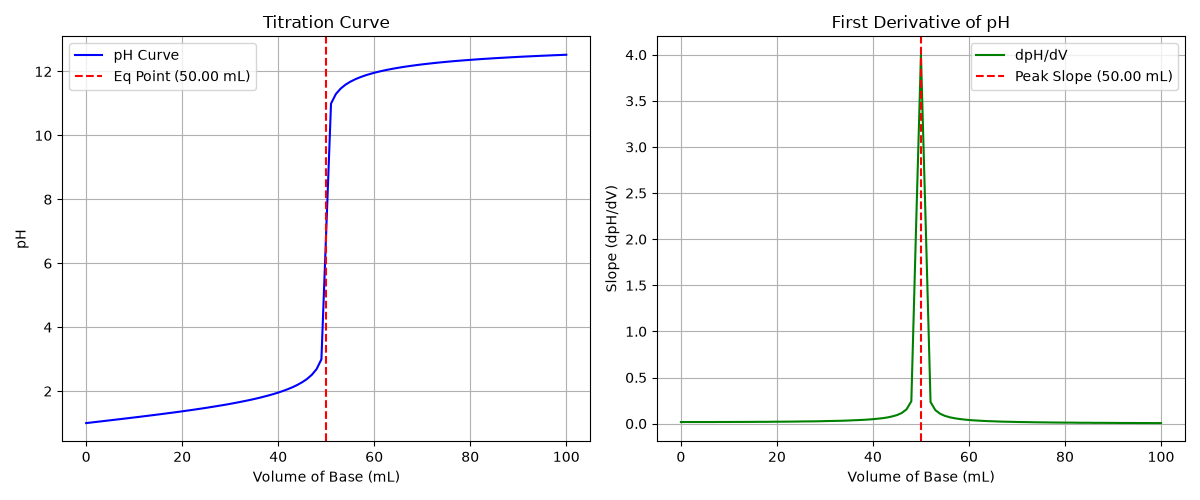

Here is the Python script that generated this plot:
"""
PW2 Lab B Part 5 (bonus) -- find a titration's equivalence point.

titration.csv holds a titration curve: pH versus the volume of base added.
The equivalence point is the volume where the pH changes fastest (the steep
jump). Numerically, that is where the SLOPE of the pH curve is largest.
Run:  python titration.py
"""
import numpy as np
import matplotlib.pyplot as plt

# TODO 1: Read titration.csv
data = np.loadtxt("titration.csv", delimiter=",", skiprows=1)
V = data[:, 0]
pH = data[:, 1]

# TODO 2: Slope and equivalence point
slope = np.gradient(pH, V)
eq_index = np.argmax(slope)
v_eq = V[eq_index]

print(f"Equivalence Point Volume: {v_eq:.2f} mL")

# TODO 3: Plots side-by-side
fig, (ax1, ax2) = plt.subplots(1, 2, figsize=(12, 5))

# Left plot
ax1.plot(V, pH, color="blue", label="pH Curve")
ax1.axvline(v_eq, color="red", linestyle="--", label=f"Eq Point ({v_eq:.2f} mL)")
ax1.set_xlabel("Volume of Base (mL)")
ax1.set_ylabel("pH")
ax1.set_title("Titration Curve")
ax1.grid(True)
ax1.legend()

# Right plot
ax2.plot(V, slope, color="green", label="dpH/dV")
ax2.axvline(v_eq, color="red", linestyle="--", label=f"Peak Slope ({v_eq:.2f} mL)")
ax2.set_xlabel("Volume of Base (mL)")
ax2.set_ylabel("Slope (dpH/dV)")
ax2.set_title("First Derivative of pH")
ax2.grid(True)
ax2.legend()

plt.tight_layout()
plt.savefig("titration.png")
print("Saved titration.png")
